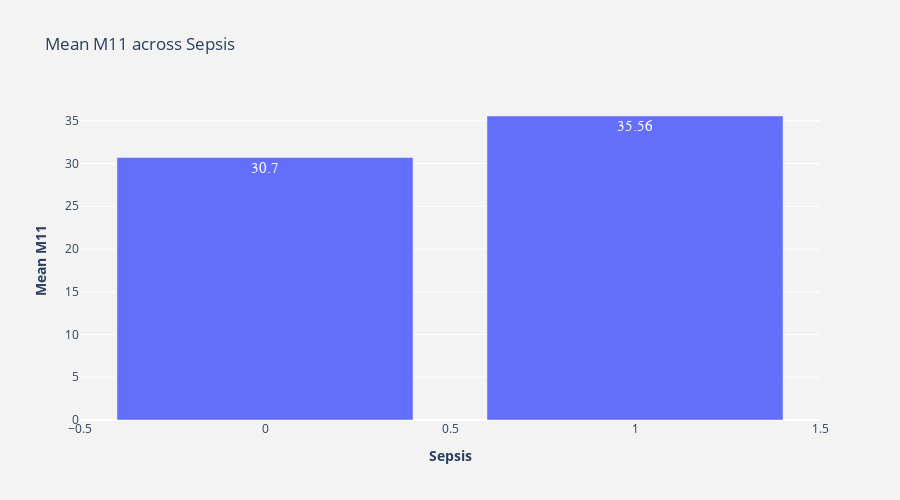

Here is the notebook cell this chart was saved with:
### Code cell
"""So the mean fare of survivors should be much more (from positive correlation or boxplot interpretation) than those who died. Calculate mean fare paid by the survivors as well as by the victims."""
numGroupedByCat(df_train.M11)

### Figure 1 — Plotly figure (JSON) as saved in the notebook; plotly's stock layout.template omitted (floating-point values rounded to 4 significant figures)
{"data": [{"hoverinfo": "x+y", "text": [30.7, 35.56], "textfont": {"family": "sans serif", "size": 15}, "textposition": "auto", "type": "bar", "x": [0, 1], "y": [30.7, 35.56]}], "layout": {"height": 500, "paper_bgcolor": "rgb(243, 243, 243)", "plot_bgcolor": "rgb(243, 243, 243)", "showlegend": false, "title": {"text": "Mean M11 across Sepsis"}, "width": 900, "xaxis": {"anchor": "y", "domain": [0, 1], "title": {"text": "<b>Sepsis</b>"}}, "yaxis": {"anchor": "x", "domain": [0, 1], "title": {"text": "<b>Mean M11</b>"}}}}
